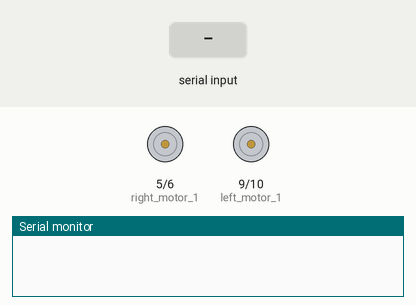
The sketch below on a simulated Arduino Uno, built with avr-gcc and run on an emulated ATmega328P. On the bench: motor-driver pin pairs drawn as motors (green arrow = first pin HIGH = forward, orange = second pin HIGH = backward, longer = more drive), the last lines printed to the serial monitor. The test bench sets the inputs (shaded band).

Above: at 1.2 s.
1.3 s: "1,90,45\n" received over Serial
At 2.5 s:
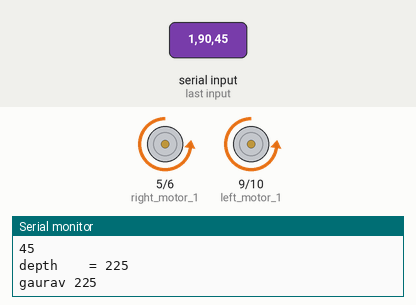
2.8 s: "90,45\n" received over Serial
At 3.6 s:
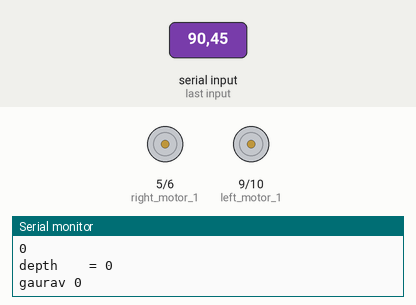
Timing chart, 0 to 5.8 s (numbered marks = the images above; inputs shaded):
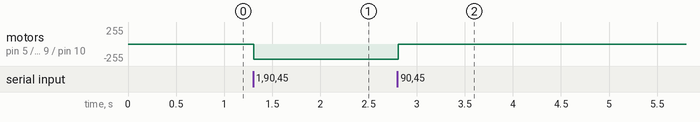

The sketch:

person_follwer_arduino.ino
```cpp
#define left_motor_1  9

#define left_motor_2  10

#define right_motor_1  5

#define right_motor_2  6


void init_Motor(){

  pinMode(left_motor_1,OUTPUT);

  pinMode(left_motor_2,OUTPUT);

  pinMode(right_motor_1,OUTPUT);

  pinMode(right_motor_2,OUTPUT);

}


void setup() {

  // put your setup code here, to run once:

Serial.begin(9600);

init_Motor();

}


String incomingString = "";

int depth,depth_dir,angle,angle_dir;
int shift;
void loop() {

  if(Serial.available()){

    incomingString = Serial.readStringUntil('\n');

    angle_dir =  incomingString.substring(0,1).toInt();
    angle =  incomingString.substring(1,4).toInt();
    depth_dir = incomingString.substring(4,5).toInt();
    depth =  incomingString.substring(5,8).toInt();
    shift = angle/1.6;  ///**************
    Serial.println(incomingString);
    Serial.println(angle_dir);
    Serial.println(angle);
    Serial.println(depth_dir);
    Serial.println(depth);
    //depth = 100;
    motor(angle_dir,depth_dir,depth*5,shift);
  }
   //analogWrite(left_motor_1,100);
   //digitalWrite(left_motor_2,LOW);
   //analogWrite(3,100);
   //digitalWrite(6,HIGH);
}
int x;
void motor(int shift_dir,int depth_dir,int depth,int shift)
{
   Serial.print("depth    = ");
   Serial.println(depth);
         Serial.print("gaurav ");
       Serial.println(depth+shift);

  if(depth_dir == 1)
  {
    if(shift_dir == 1)
    {
        analogWrite( right_motor_1,depth);
      digitalWrite(right_motor_2,0);
      //if(depth < 14)
        analogWrite(left_motor_1,depth);
      //else
       // analogWrite(left_motor_1,depth + shift);
      digitalWrite(left_motor_2, 0);
    }

    else
    {
      //if(depth < 14)
        analogWrite(right_motor_1,depth);
      //else
        //analogWrite(right_motor_1,depth + shift);
      //analogWrite(right_motor_1,depth + shift);
      digitalWrite(right_motor_2,LOW);
      analogWrite( left_motor_1,depth);
      digitalWrite(left_motor_2,LOW);
    }
  }

  else
  {
    if(shift_dir == 1)
    {
      digitalWrite(left_motor_1,LOW);
      analogWrite( left_motor_2,depth);

      digitalWrite(right_motor_1,LOW);
      //if(depth < 14)
        //analogWrite(right_motor_2,1.5*shift);
      //else
        analogWrite(right_motor_2,depth);
      //analogWrite(right_motor_2,depth  + shift);
    }

    else
    {
      digitalWrite(left_motor_1,LOW);
      //if(depth < 14)
       // analogWrite(left_motor_2, 1.5* shift);
      //else
        analogWrite(left_motor_2,depth);
      //analogWrite(left_motor_2,depth +  shift);

      digitalWrite(right_motor_1,LOW);

      analogWrite( right_motor_2,depth);
    }
  }
}
```

Measured:
- after the input at 1.3 s, motor on pin 5 (right_motor_1) / pin 6 (right_motor_2), motor on pin 9 (left_motor_1) / pin 10 (left_motor_2): stopped → backward 225/255 at once
- after the input at 2.8 s, motor on pin 5 (right_motor_1) / pin 6 (right_motor_2), motor on pin 9 (left_motor_1) / pin 10 (left_motor_2): backward 225/255 → stopped at once
